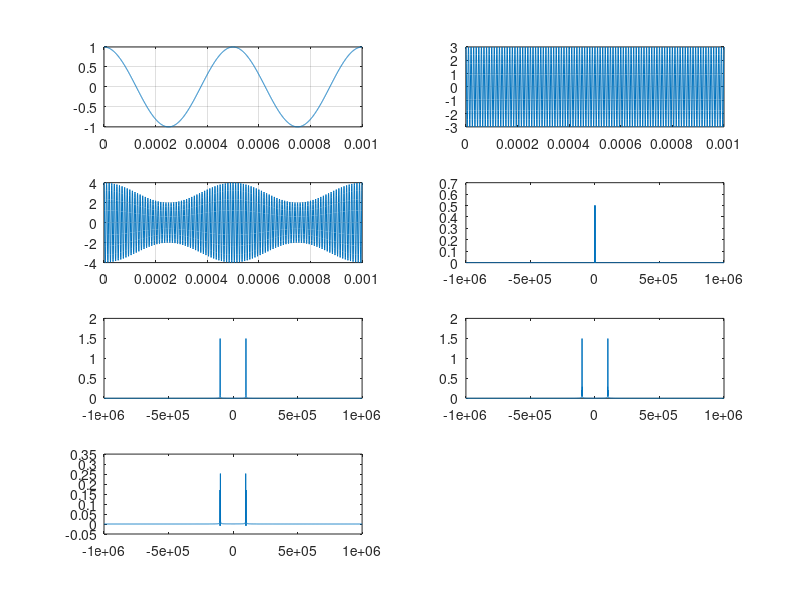

Source code (MATLAB):
clear;
clc;
close all;

t = 0:0.5*10^-6:10^-3;

m = cos(2*pi*2000*t);
c = 3*cos(2*pi*100000*t);

subplot(4, 2, 1);
plot(t, m);
grid;
subplot(4, 2, 2);
plot(t, c);
grid;

y = (3 + m).*(c/3);

subplot(4, 2, 3);
plot(t, y);
grid;

mfft = fftshift(fft(m));
N=10^-3/(0.5*10^-6);
Fs = 2*10^6;
dF = Fs/N;
f = -Fs/2:dF:Fs/2;
subplot(4,2,4);
plot(f,abs(mfft)/N);
subplot(4,2,5);
plot(f,abs(fftshift(fft(c)))/N);
subplot(4,2,6);
plot(f,abs(fftshift(fft(y)))/N);

subplot(4,2,7);
plot(f,(abs(fftshift(fft(y)))/N)-(abs(fftshift(fft(c)))/N));